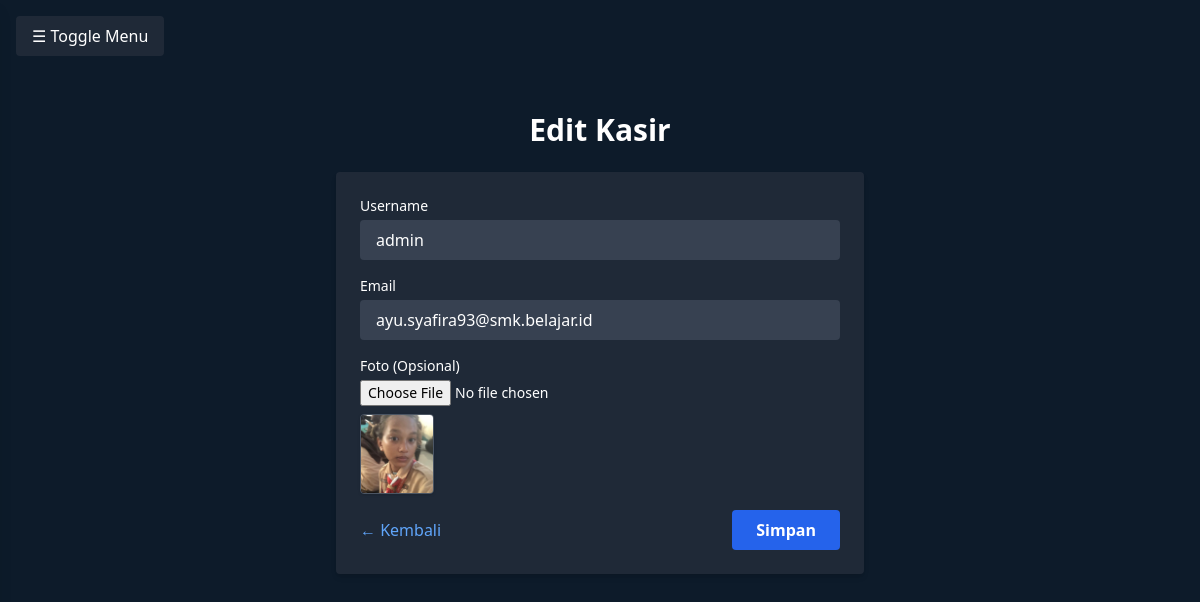
The app's page /includes/kasir/edit.php?id=3 (signed in) with its own data.
### tables this page shows
CREATE TABLE `users` (
  `id` int(11) NOT NULL,
  `nama` varchar(100) DEFAULT NULL,
  `username` varchar(50) DEFAULT NULL,
  `password` varchar(100) DEFAULT NULL,
  `role` enum('superadmin','kasir') DEFAULT NULL,
  `email` varchar(255) DEFAULT NULL,
  `reset_token` varchar(100) DEFAULT NULL,
  `reset_expiry` datetime DEFAULT NULL,
  `foto` varchar(255) DEFAULT NULL,
  `is_logged_in` tinyint(1) DEFAULT 0
);

### includes/kasir/functions.php (called while the page is built, shortened)
<?php
require_once __DIR__ . '/../../config/config.php';
function isKasirAktif($id) {
    return isset($_SESSION['user_id']) && $_SESSION['user_id'] == $id;
}
function getKasirById($id) {
    global $conn;
    $id = intval($id);
    $sql = "SELECT id, nama, username, email, role, foto FROM users WHERE id = $id LIMIT 1";
    $result = mysqli_query($conn, $sql);
    $data = $result ? mysqli_fetch_assoc($result) : null;
    if ($data) {
        $data['aktif'] = isKasirAktif($id);
    }
    return $data;
}

### includes/kasir/edit.php (the view, shortened to what this page needs)
<?php
require_once '../../config/config.php';
require_once '../header.php';
require_once '../navbar.php';
require_once 'functions.php';
$id = intval($_GET['id']);
$kasir = getKasirById($id);
?>
<!DOCTYPE html>
<html lang="id">
<head>
    <script src="https://cdn.tailwindcss.com"></script>
</head>
<body class="bg-gray-900 text-white min-h-screen font-sans">
    <div class="max-w-xl mx-auto mt-10 px-6">
        <h1 class="text-3xl font-bold mb-6 text-center">Edit Kasir</h1>
        <form method="POST" enctype="multipart/form-data" class="bg-gray-800 p-6 rounded shadow-md space-y-4">
            <div>
                <label for="username" class="block text-sm mb-1">Username</label>
                <input type="text" name="username" id="username" value="<?= htmlspecialchars($kasir['username']) ?>" required class="w-full px-4 py-2 rounded bg-gray-700 text-white">
            </div>
            <div>
                <label for="email" class="block text-sm mb-1">Email</label>
                <input type="email" name="email" id="email" value="<?= htmlspecialchars($kasir['email'] ?? '') ?>" class="w-full px-4 py-2 rounded bg-gray-700 text-white">
            </div>
            <div>
                <label for="foto" class="block text-sm mb-1">Foto (Opsional)</label>
                <input type="file" name="foto" id="foto" accept=".jpg,.jpeg,.png,.gif" class="w-full text-sm text-white">
                <?php if (!empty($kasir['foto'])): ?>
                    <div class="mt-2">
                        <img src="../../assets/img/poto_profile/<?= htmlspecialchars($kasir['foto']) ?>" alt="Foto Kasir"
                             class="h-20 rounded shadow border border-gray-600">
                    </div>
                <?php endif; ?>
            </div>
            <div class="flex justify-between items-center mt-6">
                <a href="../../superadmin/kasir.php" class="text-blue-400 hover:underline">← Kembali</a>
                <button type="submit" class="bg-blue-600 hover:bg-blue-700 px-6 py-2 rounded text-white font-semibold">Simpan</button>
            </div>
        </form>
    </div>
</body>
</html>

### records on screen
users: username "admin", email "ayu.syafira93@smk.belajar.id", foto (picture)
